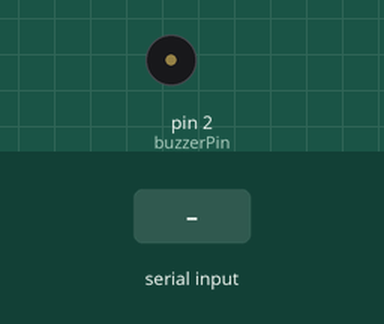
Recording of a sketch running on a simulated Arduino Uno, built with avr-gcc and run on an emulated ATmega328P. On the bench: buzzer (waves = sounding). The inputs (shaded band) are chosen by the test bench.

Above: at 1.2 s.
1.3 s: "1" received over Serial
At 1.7 s:
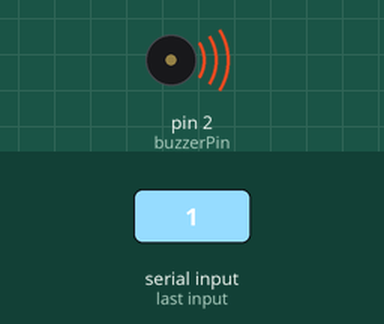
Timing chart, 0 to 7.2 s (numbered marks = the images above; inputs shaded):
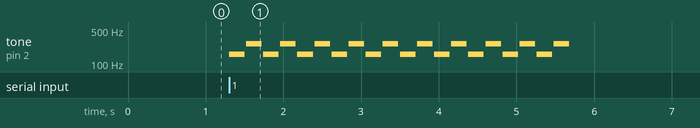

Measured:
- after the input at 1.3 s, tone on pin 2 (buzzerPin): silent → 158 Hz at once, then repeats every 0.44 s: silent 0.02 s, 262 Hz 0.20 s, silent 0.02 s, 158 Hz 0.20 s, until it stays silent from 5.7 s

The sketch:

wfkproject.ino
```cpp
int buzzerPin = 2; // 부저 핀
int melody[] = {158, 262};       // 주파수 (Hz)
int noteDuration = 200;

void setup() {
  Serial.begin(9600);     // 시리얼 통신 속도 Python과 동일하게 설정
  pinMode(buzzerPin, OUTPUT); // 부저 핀 출력 모드로 설정
}

void loop() {
  if (Serial.available()) {       // 시리얼 데이터가 도착했는지 확인
    char data = Serial.read();    // 데이터 읽기

    if (data == '1') {            // 화재 감지
      for (int i = 0; i < 20; i++) { // melody[]의 음 2개 반복
        tone(buzzerPin, melody[i%2], noteDuration); // 주파수 출력
        delay(noteDuration * 1.1); // 음 간 간격
      }
    }
    else if (data == '0') {       // 화재 없음
      digitalWrite(buzzerPin, LOW);  // 부저 OFF
    }
  }
}
```
